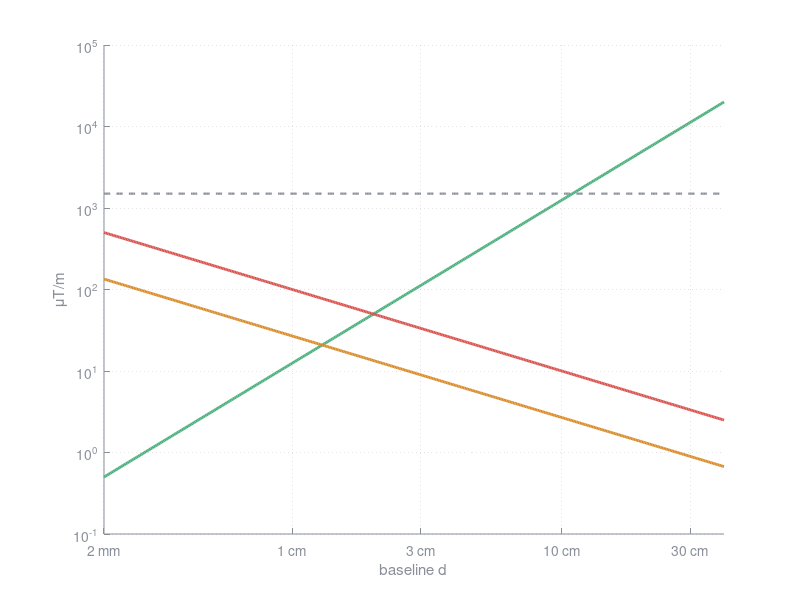

MATLAB code to generate this figure: (Note: this script raises an error after producing the figure.)
function magBaseline(outFile)
%MAGBASELINE  Error budget against baseline, and the figure the README uses.
%
%   magBaseline              write docs/baseline.png next to the repo's docs
%   magBaseline("out.png")   write somewhere else
%
%   Four terms set how short the baseline can usefully be. Two of them fall as
%   1/d, so a longer baseline helps; truncation rises as d^2, so it does not.
%   The crossing of those trends is the whole argument for 3 cm.
%
%   Needs no hardware. Prints the values it plots, so the README prose and the
%   figure are read off the same constants and cannot drift apart.

% --- constants, quoted in README.md ------------------------------------------
SIGMA  = 0.19;      % uT rms per axis, BMM350 X and Y at BW = ODR/2
OFFSET = 1.0;       % uT of hard-iron mismatch between one opposing pair
CUBE   = 0.03;      % m, the cube this firmware runs on

% Reference source: a dipole raising the field B_REF at R_REF. For B ~ r^-3 the
% third derivative is 60*B/r^3, and a central difference of the first derivative
% truncates at (d^2/24)*B'''.
B_REF = 50.0;  R_REF = 0.10;
D3B    = 60 * B_REF / R_REF^3;
SIGNAL = 3 * B_REF / R_REF;

% The four terms, as functions of baseline d so the curves and the numbers
% printed below come from one definition each.
noise      = @(d) sqrt(2) * SIGMA ./ d;          % two sensors differenced
offset     = @(d) OFFSET ./ d;                   % hard-iron mismatch
truncation = @(d) D3B .* d.^2 / 24;              % finite-difference error
signal     = @(d) SIGNAL * ones(size(d));        % what there is to measure

d = logspace(log10(2e-3), log10(4e-1), 400);     % baseline, m

% --- figure ------------------------------------------------------------------
INK = [0.54 0.56 0.60]; ORANGE = [0.85 0.55 0.17];
GREEN = [0.30 0.69 0.49]; RED = [0.85 0.33 0.31];

fig = figure('Color', 'w', 'Position', [100 100 760 470], 'Visible', 'off', ...
             'InvertHardcopy', 'off');          % keep the white we set, don't re-map it
ax  = axes(fig); hold(ax, 'on');

loglog(ax, d*100, signal(d),     '--', 'Color', INK,    'LineWidth', 1.6);
loglog(ax, d*100, truncation(d),       'Color', GREEN,  'LineWidth', 2.0);
loglog(ax, d*100, offset(d),           'Color', RED,    'LineWidth', 2.0);
loglog(ax, d*100, noise(d),            'Color', ORANGE, 'LineWidth', 2.0);

set(ax, 'XScale', 'log', 'YScale', 'log', ...
        'XLim', [0.2 40], 'YLim', [1e-1 1e5], ...
        'XTick', [0.2 1 3 10 30], 'XTickLabel', {'2 mm','1 cm','3 cm','10 cm','30 cm'}, ...
        'XGrid', 'on', 'YGrid', 'on', 'GridLineStyle', ':', 'GridAlpha', 0.25, ...
        'Box', 'off', 'XColor', INK, 'YColor', INK, ...
        'Color', 'w', 'GridColor', INK);   % R2026 defaults to a dark theme
xlabel(ax, 'baseline d');
ylabel(ax, '\muT/m');

% Where this cube actually sits, and what each term reads there.
xline(ax, CUBE*100, 'Color', INK, 'LineWidth', 1.2, 'Alpha', 0.5, ...
      'Label', 'built at 3 cm', 'LabelHorizontalAlignment', 'center', ...
      'LabelVerticalAlignment', 'top', 'FontSize', 10, 'Interpreter', 'none', ...
      'HandleVisibility', 'off');
for term = {{truncation, GREEN}, {offset, RED}, {noise, ORANGE}, {signal, INK}}
    f = term{1}{1}; c = term{1}{2};
    plot(ax, CUBE*100, f(CUBE), 'o', 'MarkerSize', 6, 'MarkerFaceColor', c, ...
         'MarkerEdgeColor', 'none', 'HandleVisibility', 'off');
end

legend(ax, { ...
    sprintf('signal, dipole 50 \\muT at 10 cm   %6.0f \\muT/m', signal(CUBE)), ...
    sprintf('truncation, O(d^2)   %6.0f \\muT/m', truncation(CUBE)), ...
    sprintf('hard-iron offset floor, 1 \\muT mismatch   %6.0f \\muT/m', offset(CUBE)), ...
    sprintf('sensor noise floor, \\surd2\\sigma/d   %6.0f \\muT/m', noise(CUBE))}, ...
    'Location', 'southoutside', 'Box', 'off', 'TextColor', INK, 'FontSize', 10);

title(ax, 'Error terms against baseline', 'Color', INK, 'FontWeight', 'normal');
subtitle(ax, sprintf(['Both floors fall as 1/d, truncation rises as d^2. ' ...
                      'Offset sits %.1f\\times above noise at every d: that, not noise, ' ...
                      'is the limit.'], offset(CUBE)/noise(CUBE)), ...
         'Color', INK, 'FontSize', 10);

% --- write -------------------------------------------------------------------
if nargin < 1 || strlength(string(outFile)) == 0
    here    = fileparts(mfilename('fullpath'));          % matlab/analysis
    outFile = fullfile(here, '..', '..', 'docs', 'baseline.png');
end
exportgraphics(fig, char(outFile), 'Resolution', 150, 'BackgroundColor', 'white');
close(fig);
fprintf('wrote %s\n', char(outFile));

% --- the numbers the README quotes -------------------------------------------
fprintf('\nAt d = %g cm:\n', CUBE*100);
fprintf('  sensor noise      %7.1f uT/m\n', noise(CUBE));
fprintf('  hard-iron offset  %7.1f uT/m   <- the floor that actually limits it\n', offset(CUBE));
fprintf('  truncation        %7.1f uT/m\n', truncation(CUBE));
fprintf('  signal            %7.1f uT/m\n', signal(CUBE));
end
